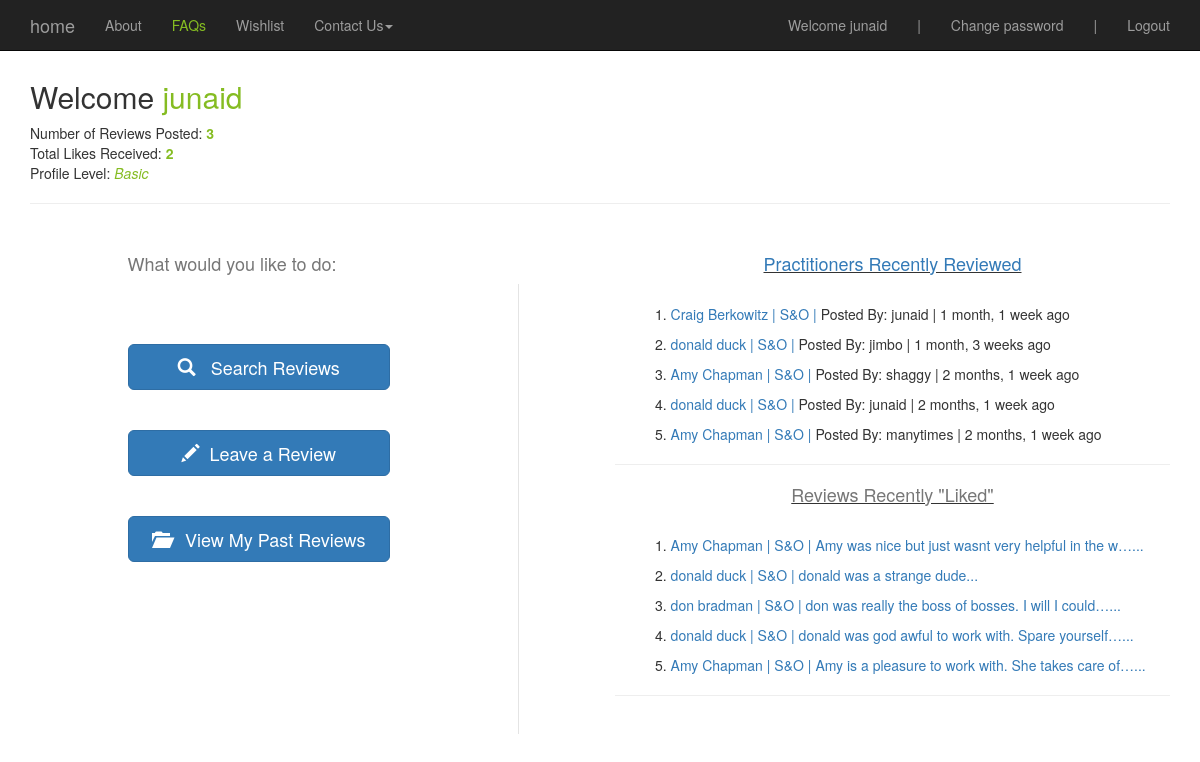
Page / (signed in) on the earlier database version.
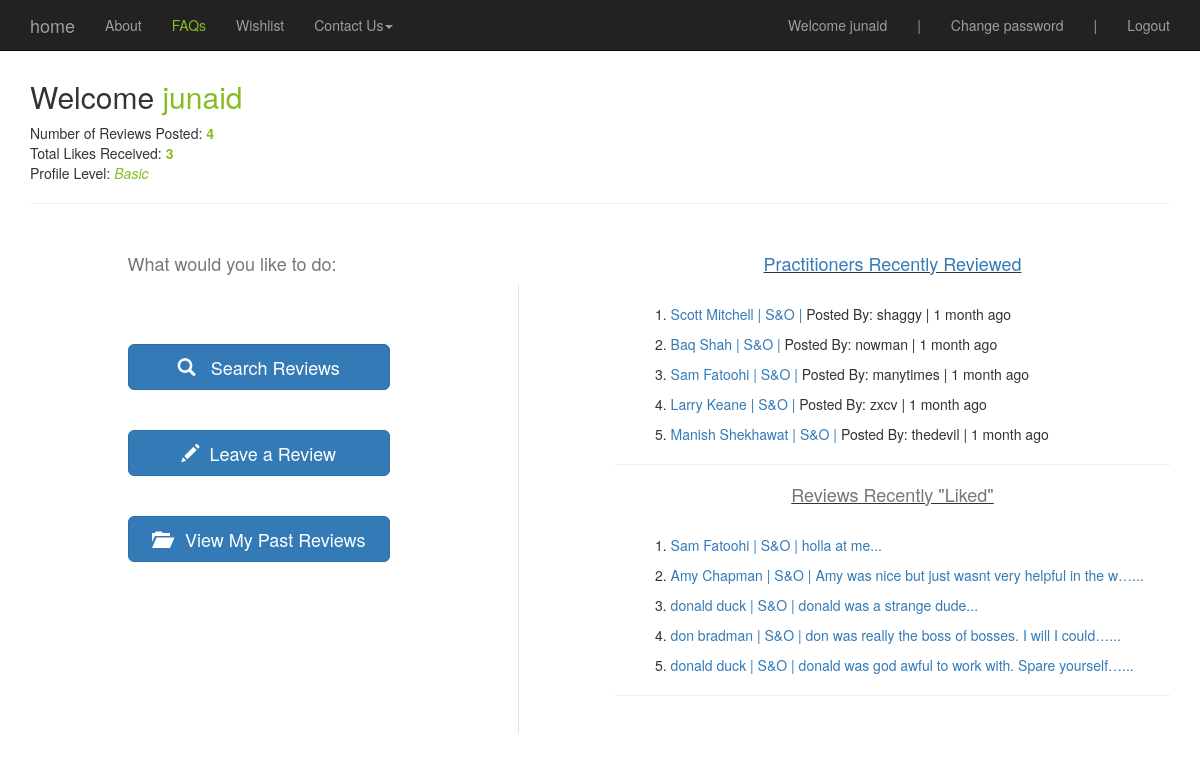
Same page on the later database version.
### reviews/models.py (models this page shows, shortened)
class Review(models.Model):
	user = models.ForeignKey(settings.AUTH_USER_MODEL)
	employee = models.ForeignKey("Employee") #in quotes because model defined later
	length_working = models.PositiveIntegerField(verbose_name="how long have you worked with this person? (months)?")
	ques1 = models.PositiveIntegerField(verbose_name="How nice is this person in their professional interactions (1-5)? (5 = most)?", validators=[MinValueValidator(1), MaxValueValidator(5)])
	ques2 = models.PositiveIntegerField(verbose_name="How competent is this person in their domain of expertise (1-5)? (5 = most)", validators=[MinValueValidator(1), MaxValueValidator(5)])
	ques3 = models.PositiveIntegerField(verbose_name="How much did you learn from this person while working with them (1-5)? (5 = most)", validators=[MinValueValidator(1), MaxValueValidator(5)])
	timestamp = models.DateTimeField(auto_now=False, auto_now_add=True)
	WORK_AGAIN_CHOICES = (
	    ('Y', 'Yes'),
	    ('N', 'No'),
	)
	work_again =  models.CharField(verbose_name="would you work with this person again if you had the choice?",
									max_length=1, choices=WORK_AGAIN_CHOICES, null=False)
	content = models.TextField(verbose_name="Please provide some comments on what it was like to work with this person",
									max_length=1500, validators=[ MinLengthValidator(60, message="Please enter a more impactful review")])
	class Meta:
		unique_together = (("user", "employee"),)  #really important - prevents dups

class Employee(models.Model):
	tracking_id = models.IntegerField()
	first_name = models.CharField(max_length=120)
	last_name = models.CharField(max_length=120)
	email = models.CharField(max_length=120, null=True, blank=True)
	level = models.CharField(max_length=120)
	service_area = models.CharField(max_length=120)
	service_line = models.CharField(max_length=120, null=True, blank=True)
	office = models.CharField(max_length=120)
	is_live = models.BooleanField(default=True)
	timestamp = models.DateTimeField(auto_now=False, auto_now_add=True)

class Vote(models.Model):
	review = models.ForeignKey(Review,related_name='votereview' )
	employee = models.ForeignKey(Employee, related_name='employeevoted')
	user = models.ForeignKey(settings.AUTH_USER_MODEL)
	upvotes = models.NullBooleanField()
	downvotes = models.NullBooleanField()
	v_timestamp = models.DateTimeField(auto_now=False, auto_now_add=True)
	objects = VoteManager()
	class Meta:
		unique_together = ("review", "employee", "user")

### reviews/views.py (the view)
# urls.py: url(r'^$',   emp.goto_userpage, name='user_homepage'),
def goto_userpage(request):
	if request.user.is_authenticated() and request.user.userstatus.is_contributor:
		recent_reviews = Review.objects.filter(employee__is_live=True).order_by('-pk')[:5]
		recent_voted_reviews = Vote.objects.filter(employee__is_live=True).order_by('-pk')[:5]
		rev_count = request.user.review_set.count()
		user_review_queryset = Review.objects.filter(user=request.user).order_by('-timestamp')
		user_review_queryset = user_review_queryset.annotate(num_votes=Count('votereview'))
		vote_ct = 0
		for obj in user_review_queryset:
				vote_ct = vote_ct + obj.num_votes
		context = {
		"username": request.user,  #update this
		"recent_reviews": recent_reviews,
		"recent_voted_reviews": recent_voted_reviews,
		"review_count": rev_count,
		"vote_ct": vote_ct,
		}
		return render(request, "user_homepage.html", context)
	else:
		if request.user.is_authenticated() and request.user.userstatus.is_contributor == False:
			return render(request, "become_a_contributor.html", {})
		else:
			return render(request, "home.html", {})

### templates/user_homepage.html (shortened to what this page needs)
{% extends "base.html" %}
{% block content %}
<div class='container'>
<br>
<h2> Welcome <z style="color:#85BC22">{{username}} </z></h2>
<p>Number of Reviews Posted: <b style="color:#85BC22">{{review_count}}</b> <br>
Total Likes Received: <b style="color:#85BC22">{{vote_ct}}</b>  <br>
Profile Level: <em style="color:#85BC22">Basic</em></p>
<hr/>
 	<div class='row'>
		<div class='col-sm-3 col-sm-offset-1'>
			<br>
	 		<h4> What would you like to do:</h4>
	 		<br>
	 		<br>
	 		<br>
			<a href='{% url "search_practitioners" %}' class="btn btn-primary btn-lg btn-block" role="button"><span class="glyphicon glyphicon-search" aria-hidden="true"></span> &nbsp Search Reviews</a>
			<br>
			<br>
			<a href='{% url "create_step1" %}' class="btn btn-primary btn-lg btn-block" role="button"><span class="glyphicon glyphicon-pencil"></span> &nbspLeave a Review</a>
			<br>
			<br>
			<a href='{% url "past_user_reviews" pk=username.pk %}' class="btn btn-primary btn-lg btn-block" role="button"> <span class="glyphicon glyphicon-folder-open"></span> &nbsp View My Past Reviews</a>
			<br>
			<br>
	 	</div>
	 	<div class='col-sm-1 col-sm-offset-1'>
		 	<br>
		 	<br>
		 	<br>
	 	</div>
	 	<div class='col-sm-6'>
		 	<br>
			 	<div class="cent-text">
			 		<u>
			 		<h4><a href='{% url "reviews_longlist" %}'>Practitioners Recently Reviewed</a></h4>
			 		</u>
			 	</div>
		 		<br>
		 		{% for obj in recent_reviews %}
					<ul>
					{{ forloop.counter }}.
					<a href='{% url "emp_details" pk=obj.employee.pk %}'>
					{{obj.employee.first_name}} {{obj.employee.last_name}} |
					{{obj.employee.service_area}} |
					</a>
					Posted By: {{obj.user}} |
					{{obj.timestamp|timesince}} ago
					</ul>
				{% endfor %}
				<hr/>
				<div class="cent-text">
			 		<u>
			 		<h4>Reviews Recently "Liked"</h4>
			 		</u>
			 	</div>
		 		<br>
		 		{% for obj2 in recent_voted_reviews %}
					<ul>
					{{ forloop.counter }}.
					<a href='{% url "emp_details" pk=obj2.employee.pk %}'>
					{{obj2.employee.first_name}} {{obj2.employee.last_name}}  |
					{{obj2.employee.service_area}} |
					{{obj2.review.content|truncatechars:50}}...
					</a>
					</ul>
				{% endfor %}
				<hr/>
		</div>
	</div>
</div>
{% endblock %}

Differences in the rows shown:
no longer on this page (row unchanged): Review: employee.first_name "Craig", employee.last_name "Berkowitz", employee.service_area "S&O", user "junaid", timestamp "1 month, 1 week"
no longer on this page (row unchanged): Review: employee.first_name "donald", employee.last_name "duck", employee.service_area "S&O", user "jimbo", timestamp "1 month, 3 weeks"
no longer on this page (row unchanged): Review: employee.first_name "Amy", employee.last_name "Chapman", employee.service_area "S&O", user "shaggy", timestamp "2 months, 1 week"
no longer on this page (row unchanged): Review: employee.first_name "donald", employee.last_name "duck", employee.service_area "S&O", user "junaid", timestamp "2 months, 1 week"
no longer on this page (row unchanged): Review: employee.first_name "Amy", employee.last_name "Chapman", employee.service_area "S&O", user "manytimes", timestamp "2 months, 1 week"
no longer on this page (row unchanged): Vote: employee.first_name "Amy", employee.last_name "Chapman", employee.service_area "S&O", review.content "Amy is a pleasure to work with. She takes care of…"
added Review: employee.first_name "Scott", employee.last_name "Mitchell", employee.service_area "S&O", user "shaggy", timestamp "1 month"
added Review: employee.first_name "Baq", employee.last_name "Shah", employee.service_area "S&O", user "nowman", timestamp "1 month"
added Review: employee.first_name "Sam", employee.last_name "Fatoohi", employee.service_area "S&O", user "manytimes", timestamp "1 month"
added Review: employee.first_name "Larry", employee.last_name "Keane", employee.service_area "S&O", user "zxcv", timestamp "1 month"
added Review: employee.first_name "Manish", employee.last_name "Shekhawat", employee.service_area "S&O", user "thedevil", timestamp "1 month"
added Vote: employee.first_name "Sam", employee.last_name "Fatoohi", employee.service_area "S&O", review.content "holla at me"
Other differences:
{{ review_count }}: "3" → "4"
{{ vote_ct }}: "2" → "3"
